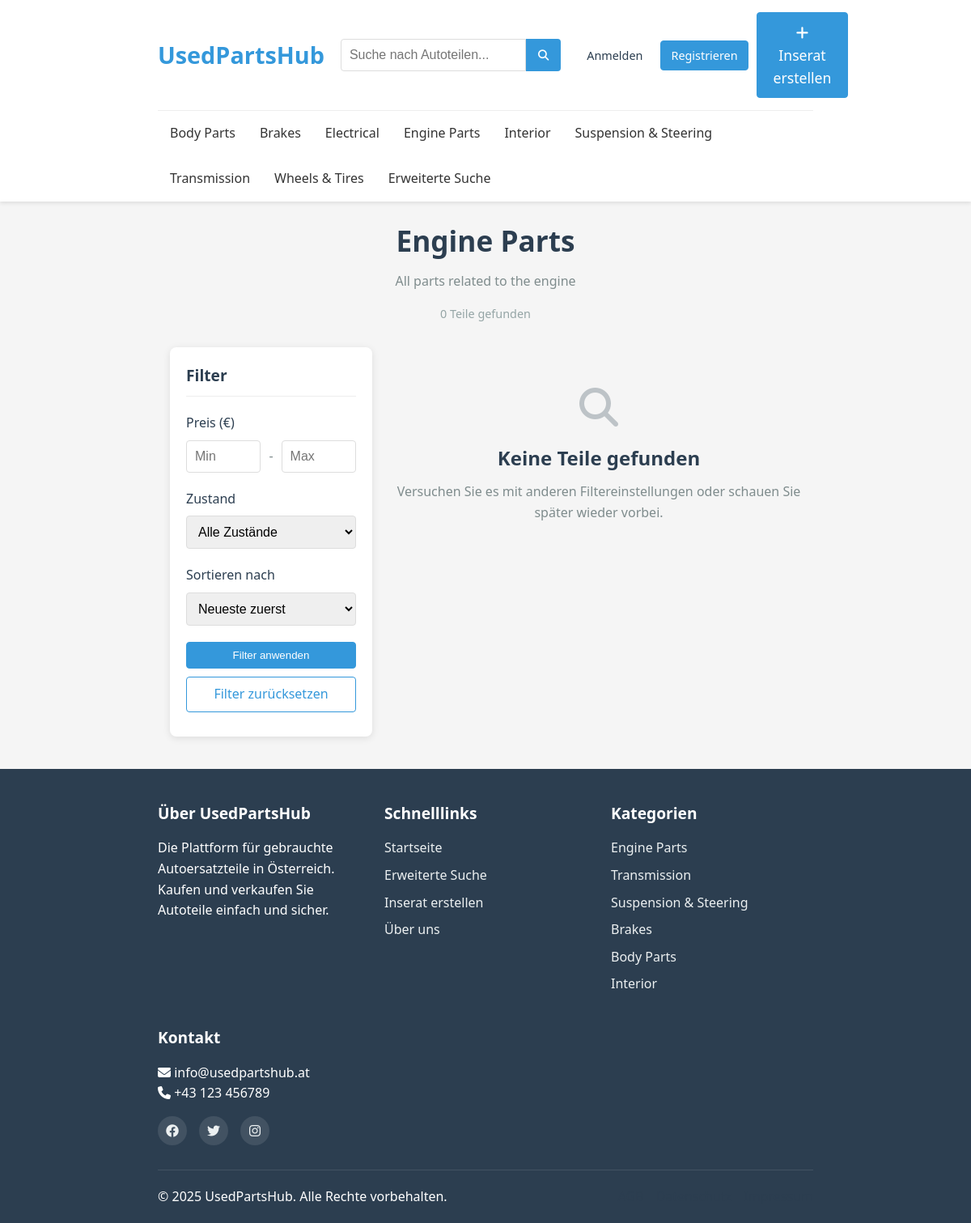
/category.php?id=1, run on the app's committed database.
### tables this page shows
CREATE TABLE IF NOT EXISTS categories (
    category_id INT AUTO_INCREMENT PRIMARY KEY,
    name VARCHAR(100) NOT NULL,
    parent_id INT,
    description TEXT,
    FOREIGN KEY (parent_id) REFERENCES categories(category_id) ON DELETE SET NULL
);

### includes/config.php (called while the page is built, shortened)
<?php
function isLoggedIn() {
    return isset($_SESSION['user_id']);
}
?>

### category.php (the view, shortened to what this page needs)
<?php
require_once 'includes/header.php';
$categoryId = isset($_GET['id']) ? (int)$_GET['id'] : 0;
$stmt = $pdo->prepare("SELECT * FROM categories WHERE category_id = ?");
$stmt->execute([$categoryId]);
$category = $stmt->fetch();
$page = isset($_GET['page']) ? (int)$_GET['page'] : 1;
$perPage = 12;
$offset = ($page - 1) * $perPage;
$sort = isset($_GET['sort']) ? sanitizeInput($_GET['sort']) : 'newest';
$minPrice = isset($_GET['min_price']) ? (float)$_GET['min_price'] : 0;
$maxPrice = isset($_GET['max_price']) ? (float)$_GET['max_price'] : 0;
$sql = "
    SELECT p.*,
           u.username,
           c.name AS category_name,
           (SELECT file_path FROM images WHERE part_id = p.part_id AND is_primary = 1 LIMIT 1) AS image_path,
           m.name as make_name,
           mo.name as model_name
    FROM parts p
    JOIN users u ON p.user_id = u.user_id
    JOIN categories c ON p.category_id = c.category_id
    LEFT JOIN car_makes m ON p.make_id = m.make_id
    LEFT JOIN car_models mo ON p.model_id = mo.model_id
    WHERE p.category_id = ? AND p.is_sold = 0
";
$countSql = "
    SELECT COUNT(*)
    FROM parts p
    WHERE p.category_id = ? AND p.is_sold = 0
";
$params = [$categoryId];
switch ($sort) {
    case 'newest':
    default:
        $sql .= " ORDER BY p.date_posted DESC";
        break;
}
$sql .= " LIMIT ? OFFSET ?";
$paginationParams = $params;
$paginationParams[] = $perPage;
$paginationParams[] = $offset;
$countStmt = $pdo->prepare($countSql);
$countStmt->execute($params);
$totalItems = $countStmt->fetchColumn();
$stmt = $pdo->prepare($sql);
$stmt->execute($paginationParams);
$parts = $stmt->fetchAll();
?>
<div class="category-container">
    <div class="category-header">
        <h1><?php echo htmlspecialchars($category['name']); ?></h1>
        <?php if (!empty($category['description'])): ?>
            <p class="category-description"><?php echo htmlspecialchars($category['description']); ?></p>
        <?php endif; ?>
        <div class="category-stats">
            <span><?php echo $totalItems; ?> Teile gefunden</span>
        </div>
    </div>
    <div class="category-content">
        <div class="category-sidebar">
            <div class="filter-section">
                <h3>Filter</h3>
                <form action="" method="GET" class="filter-form">
                    <div class="filter-group">
                        <label>Preis (€)</label>
                        <div class="price-range">
                            <input type="number" name="min_price" placeholder="Min" class="form-control" value="<?php echo $minPrice > 0 ? $minPrice : ''; ?>">
                            <span>-</span>
                            <input type="number" name="max_price" placeholder="Max" class="form-control" value="<?php echo $maxPrice > 0 ? $maxPrice : ''; ?>">
                        </div>
                    </div>
                    <div class="filter-group">
                        <label for="condition">Zustand</label>
                        <select id="condition" name="condition" class="form-control">
                            <option value="">Alle Zustände</option>
                        </select>
                    </div>
                    <div class="filter-group">
                        <label for="sort">Sortieren nach</label>
                        <select id="sort" name="sort" class="form-control">
                            <option value="newest" <?php echo ($sort === 'newest') ? 'selected' : ''; ?>>Neueste zuerst</option>
                        </select>
                    </div>
                    <button type="submit" class="btn btn-primary btn-block">Filter anwenden</button>
                    <a href="<?php echo "category.php?id=$categoryId"; ?>" class="btn btn-outline btn-block">Filter zurücksetzen</a>
                </form>
            </div>
        </div>
        <div class="category-main">
            <?php if (empty($parts)): ?>
                <div class="no-results">
                    <i class="fas fa-search fa-3x"></i>
                    <h2>Keine Teile gefunden</h2>
                    <p>Versuchen Sie es mit anderen Filtereinstellungen oder schauen Sie später wieder vorbei.</p>
                </div>
            <?php endif; ?>
        </div>
    </div>
</div>
<?php require_once 'includes/footer.php'; ?>

### includes/header.php (shortened to what this page needs)
<?php require_once 'config.php'; ?>
<!DOCTYPE html>
<html lang="de">
<head>
    <link rel="stylesheet" href="https://cdnjs.cloudflare.com/ajax/libs/font-awesome/6.4.0/css/all.min.css">
    <link rel="stylesheet" href="<?php echo SITE_URL; ?>/assets/css/style.css">
</head>
<body>
    <header>
        <div class="container">
            <div class="header-top">
                <div class="logo">
                    <a href="<?php echo SITE_URL; ?>">
                        <h1>UsedPartsHub</h1>
                    </a>
                </div>
                <div class="search-bar">
                    <form action="<?php echo SITE_URL; ?>/search.php" method="GET">
                        <input type="text" name="q" placeholder="Suche nach Autoteilen..."
                            value="<?php echo isset($_GET['q']) ? htmlspecialchars($_GET['q']) : ''; ?>">
                        <button type="submit"><i class="fas fa-search"></i></button>
                    </form>
                </div>
                <div class="user-actions">
                    <?php if (isLoggedIn()): ?>
                        <?php
                        $userStmt = $pdo->prepare("SELECT profile_image FROM users WHERE user_id = ?");
                        $userStmt->execute([$_SESSION['user_id']]);
                        $currentUser = $userStmt->fetch();
                        ?>
                        <a href="<?php echo SITE_URL; ?>/account/dashboard.php" class="btn btn-sm user-account-btn">
                            <?php if (!empty($currentUser['profile_image'])): ?>
                                <img src="<?php echo SITE_URL . '/' . $currentUser['profile_image']; ?>" alt="Profilbild" class="header-avatar">
                            <?php else: ?>
                                <i class="fas fa-user"></i>
                            <?php endif; ?>
                            Mein Konto
                        </a>
                        <a href="<?php echo SITE_URL; ?>/account/messages.php" class="btn btn-sm">
                            Nachrichten
                            <?php
                            $stmt = $pdo->prepare("SELECT COUNT(*) FROM messages WHERE receiver_id = ? AND is_read = 0");
                            $stmt->execute([$_SESSION['user_id']]);
                            $unreadCount = $stmt->fetchColumn();
                            if ($unreadCount > 0) {
                                echo '<span class="badge">' . $unreadCount . '</span>';
                            }
                            ?>
                        </a>
                        <a href="<?php echo SITE_URL; ?>/account/favorites.php" class="btn btn-sm">
                            <i class="fas fa-heart"></i>
                        </a>
                        <a href="<?php echo SITE_URL; ?>/logout.php" class="btn btn-sm btn-outline">Abmelden</a>
                    <?php else: ?>
                        <a href="<?php echo SITE_URL; ?>/login.php" class="btn btn-sm">Anmelden</a>
                        <a href="<?php echo SITE_URL; ?>/register.php" class="btn btn-sm btn-primary">Registrieren</a>
                    <?php endif; ?>
                    <a href="<?php echo SITE_URL; ?>/create-listing.php" class="btn btn-lg btn-primary">
                        <i class="fas fa-plus"></i> Inserat erstellen
                    </a>
                </div>
            </div>
            <nav class="main-nav">
                <ul>
                    <?php
                    $stmt = $pdo->query("SELECT category_id, name FROM categories ORDER BY name");
                    while ($category = $stmt->fetch()) {
                        echo '<li><a href="' . SITE_URL . '/category.php?id=' . $category['category_id'] . '">'
                            . htmlspecialchars($category['name']) . '</a></li>';
                    }
                    ?>
                    <li><a href="<?php echo SITE_URL; ?>/advanced-search.php">Erweiterte Suche</a></li>
                </ul>
            </nav>
        </div>
    </header>
    <main class="container">

### includes/footer.php (shortened to what this page needs)
    </main>
    <footer>
        <div class="container">
            <div class="footer-content">
                <div class="footer-section">
                    <h3>Über UsedPartsHub</h3>
                    <p>Die Plattform für gebrauchte Autoersatzteile in Österreich. Kaufen und verkaufen Sie Autoteile einfach und sicher.</p>
                </div>
                <div class="footer-section">
                    <h3>Schnelllinks</h3>
                    <ul>
                        <li><a href="<?php echo SITE_URL; ?>">Startseite</a></li>
                        <li><a href="<?php echo SITE_URL; ?>/advanced-search.php">Erweiterte Suche</a></li>
                        <li><a href="<?php echo SITE_URL; ?>/create-listing.php">Inserat erstellen</a></li>
                        <li><a href="<?php echo SITE_URL; ?>/about.php">Über uns</a></li>
                    </ul>
                </div>
                <div class="footer-section">
                    <h3>Kategorien</h3>
                    <ul>
                        <?php
                        $stmt = $pdo->query("SELECT category_id, name FROM categories LIMIT 6");
                        while ($category = $stmt->fetch()) {
                            echo '<li><a href="' . SITE_URL . '/category.php?id=' . $category['category_id'] . '">'
                                . htmlspecialchars($category['name']) . '</a></li>';
                        }
                        ?>
                    </ul>
                </div>
                <div class="footer-section">
                    <h3>Kontakt</h3>
                    <p><i class="fas fa-envelope"></i> info@usedpartshub.at</p>
                    <p><i class="fas fa-phone"></i> +43 123 456789</p>
                    <div class="social-links">
                        <a href="#"><i class="fab fa-facebook"></i></a>
                        <a href="#"><i class="fab fa-twitter"></i></a>
                        <a href="#"><i class="fab fa-instagram"></i></a>
                    </div>
                </div>
            </div>
            <div class="footer-bottom">
                <p>&copy; <?php echo date('Y'); ?> UsedPartsHub. Alle Rechte vorbehalten.</p>
                <div class="footer-links">
                    <a href="<?php echo SITE_URL; ?>/terms.php">AGB</a>
                    <a href="<?php echo SITE_URL; ?>/privacy.php">Datenschutz</a>
                    <a href="<?php echo SITE_URL; ?>/imprint.php">Impressum</a>
                </div>
            </div>
        </div>
    </footer>
</body>
</html>

### assets/css/style.css (style rules this page uses)
* { margin: 0; padding: 0; box-sizing: border-box; }
body { font-family: "Segoe UI", Tahoma, Geneva, Verdana, sans-serif; line-height: 1.6; color: #333; background-color: #f5f5f5; }
.container { max-width: 70%; margin: 0 auto; padding: 0 15px; }
a { text-decoration: none; color: #2c3e50; }
ul { list-style: none; }
:root { --primary-color: #2c3e50; --secondary-color: #e74c3c; --accent-color: #3498db; --light-gray: #f8f9fa; --dark-gray: #343a40; }
.form-control { width: 100%; padding: 10px; border: 1px solid #ddd; border-radius: 4px; font-size: 1rem; }
label { display: block; margin-bottom: 5px; font-weight: 500; }
.btn { display: inline-block; padding: 8px 16px; border-radius: 4px; cursor: pointer; transition: all 0.3s ease; font-weight: 500; text-align: center; }
.btn-sm { padding: 6px 12px; font-size: 0.9rem; }
.btn-lg { padding: 10px 20px; font-size: 1.1rem; }
.btn-primary { background-color: var(--accent-color); border-color: var(--accent-color); color: white; border: 1px solid #3498db; }
.btn-outline { background-color: transparent; border: 1px solid #3498db; color: #3498db; }
.filter-section { background-color: white; border-radius: 8px; padding: 20px; margin-bottom: 20px; box-shadow: 0 2px 5px rgba(0, 0, 0, 0.05); }
footer { background-color: #2c3e50; color: white; padding: 40px 0 20px; margin-top: auto; }
.footer-content { display: grid; grid-template-columns: repeat(auto-fit, minmax(200px, 1fr)); gap: 30px; margin-bottom: 30px; }
.footer-section h3 { margin-bottom: 15px; font-size: 1.2rem; }
.footer-section ul li { margin-bottom: 8px; }
.footer-section a { color: #ecf0f1; }
.social-links { display: flex; gap: 15px; margin-top: 15px; }
.social-links a { display: inline-block; width: 36px; height: 36px; background-color: rgba(255, 255, 255, 0.1); border-radius: 50%; text-align: center; line-height: 36px; }
.footer-bottom { border-top: 1px solid rgba(255, 255, 255, 0.1); padding-top: 20px; display: flex; justify-content: space-between; flex-wrap: wrap; }
.footer-links { display: flex; gap: 15px; }
footer a { text-decoration: none; }
header { background-color: white; box-shadow: 0 2px 5px rgba(0, 0, 0, 0.1); position: sticky; top: 0; z-index: 1000; }
.header-top { display: flex; justify-content: space-between; align-items: center; padding: 15px 0; }
.logo h1 { font-size: 1.8rem; color: #3498db; }
.search-bar { flex-grow: 1; margin: 0 20px; }
.search-bar form { display: flex; }
.search-bar input { flex-grow: 1; padding: 10px; border: 1px solid #ddd; border-radius: 4px 0 0 4px; font-size: 1rem; }
.search-bar button { padding: 10px 15px; background-color: #3498db; color: white; border: none; border-radius: 0 4px 4px 0; cursor: pointer; }
.user-actions { display: flex; align-items: center; gap: 10px; }
.main-nav { border-top: 1px solid #eee; }
.main-nav ul { display: flex; flex-wrap: wrap; }
.main-nav li { position: relative; }
.main-nav a { display: block; padding: 15px; color: #333; font-weight: 500; transition: all 0.3s ease; }

### category.php (style rules this page uses)
.category-container { max-width: 1200px; margin: 0 auto; padding: 20px 15px; }
.category-header { margin-bottom: 30px; text-align: center; }
.category-header h1 { font-size: 2.2rem; color: #2c3e50; margin-bottom: 10px; }
.category-description { color: #7f8c8d; margin-bottom: 15px; max-width: 800px; margin-left: auto; margin-right: auto; }
.category-stats { color: #95a5a6; font-size: 0.9rem; }
.category-content { display: grid; grid-template-columns: 250px 1fr; gap: 30px; }
.category-sidebar { align-self: start; }
.filter-section { background-color: white; border-radius: 8px; padding: 20px; box-shadow: 0 2px 10px rgba(0, 0, 0, 0.1); }
.filter-section h3 { margin-top: 0; margin-bottom: 20px; font-size: 1.2rem; color: #2c3e50; border-bottom: 1px solid #eee; padding-bottom: 10px; }
.filter-group { margin-bottom: 20px; }
.filter-group label { display: block; margin-bottom: 8px; font-weight: 500; color: #2c3e50; }
.price-range { display: flex; align-items: center; gap: 10px; }
.price-range input { flex: 1; }
.price-range span { color: #7f8c8d; }
.btn-block { display: block; width: 100%; margin-bottom: 10px; }
.no-results { text-align: center; padding: 50px 0; color: #7f8c8d; }
.no-results i { margin-bottom: 20px; color: #bdc3c7; }
.no-results h2 { margin-bottom: 10px; color: #2c3e50; }

### data on the page
categories: name "Body Parts"
categories: name "Brakes"
categories: name "Electrical"
categories: name "Engine Parts", description "All parts related to the engine"
categories: name "Interior"
categories: name "Suspension & Steering"
categories: name "Transmission"
categories: name "Wheels & Tires"

### other printed values
$totalItems "0"
